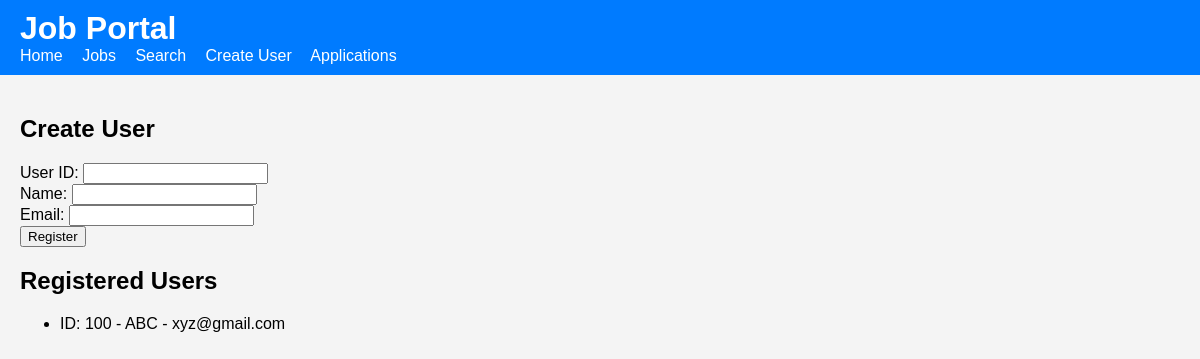
Screenshot of /users with the database file from the repository.
### models.py (models this page shows)
class User(db.Model):
    id = db.Column(db.Integer, primary_key=True)  # User ID entered by the user
    name = db.Column(db.String(80), nullable=False)
    email = db.Column(db.String(120), unique=True, nullable=False)

### app.py (the view, shortened to what this page needs)
@app.route('/users', methods=['GET', 'POST'])
def users():
    users = User.query.all()
    return render_template('users.html', users=users)

### templates/users.html
{% extends "base.html" %}
{% block content %}
<h2>Create User</h2>
<form method="POST" action="/users">
    <label for="id">User ID:</label>
    <input type="number" id="id" name="id" required><br>
    <label for="name">Name:</label>
    <input type="text" id="name" name="name" required><br>
    <label for="email">Email:</label>
    <input type="email" id="email" name="email" required><br>
    <button type="submit">Register</button>
</form>
<h2>Registered Users</h2>
<ul>
    {% for user in users %}
        <li>ID: {{ user.id }} - {{ user.name }} - {{ user.email }}</li>
    {% endfor %}
</ul>
{% endblock %}

### static/css/styles.css (style rules this page uses)
body { font-family: Arial, sans-serif; margin: 0; padding: 0; background-color: #f4f4f4; }

### rows the page displays
User: id "100", name "ABC", email "xyz@gmail.com"
